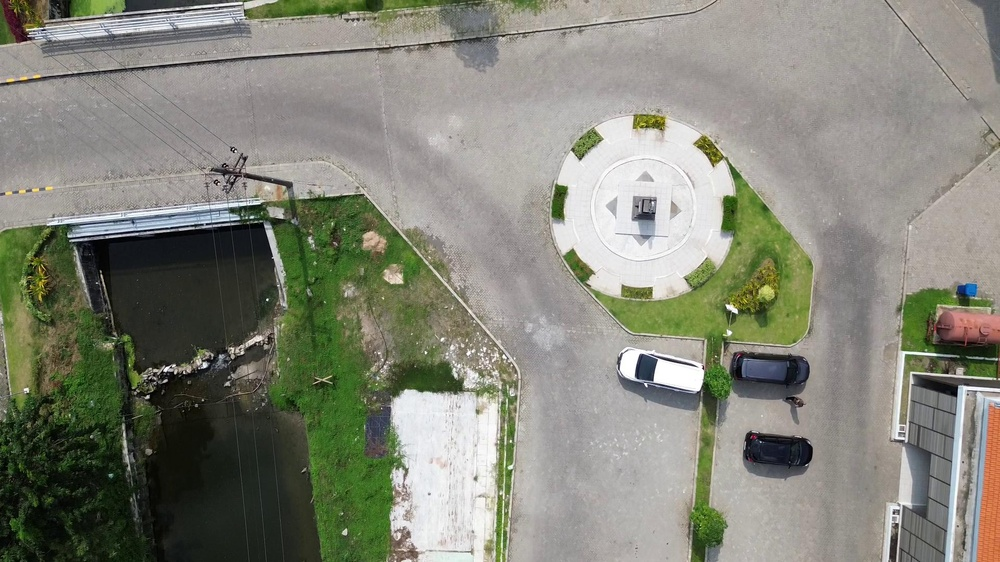
#> input picture featureMatching/image1.jpg, 1000 x 562 px, shrunk from 1920 x 1080 before the run, found by its file name
$ python sift.py
#> lines starting #> are read from the running program, lines starting #| are printed output that depends on the picture
import cv2
import os

def visualize_matches(image_path1, image_path2, output_dir="featureMatching/sift"):
    # Read images
#> called with image_path1 = 'featureMatching/image1.jpg', image_path2 = 'featureMatching/image2.jpg', output_dir = 'featureMatching/sift'
    img1 = cv2.imread(image_path1)
#> img1 is the input picture: shape (562, 1000, 3); mean B, G, R 120.8, 133.6, 132.3
    img2 = cv2.imread(image_path2)
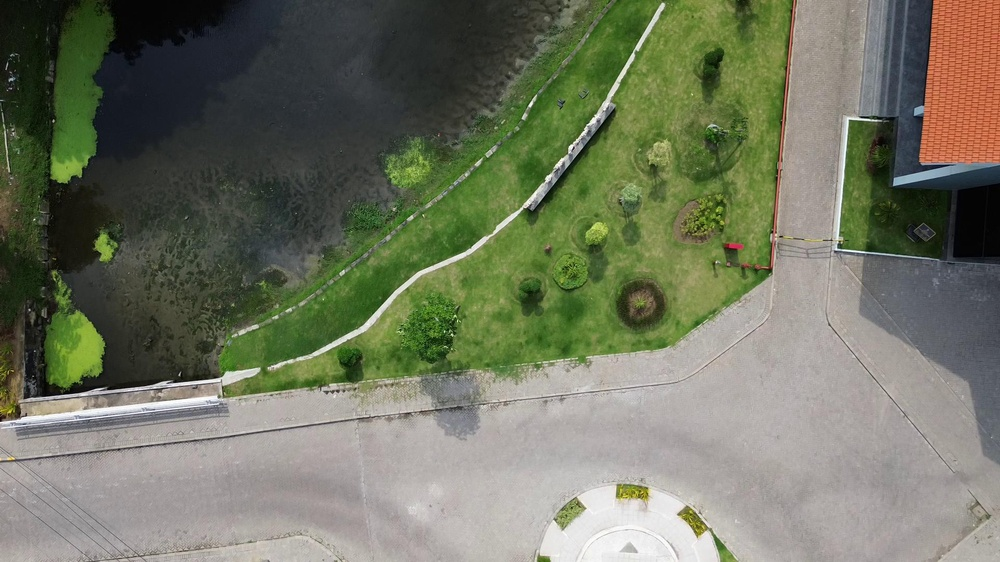
#> input picture featureMatching/image2.jpg, 1000 x 562 px, shrunk from 1920 x 1080 before the run, found by its file name
#> img2 is the input picture: shape (562, 1000, 3); mean B, G, R 96.9, 117.3, 112.9

    if img1 is None or img2 is None:
        print("Failed to read one or both images.")
        return

    # Initialize SIFT detector
    sift = cv2.SIFT_create()

    # Detect keypoints and descriptors
    kp1, des1 = sift.detectAndCompute(img1, None)
#> kp1 = 2191 keypoints; strongest (x, y, size): (148, 397, 2.5), (205, 365, 3.6), (646, 384, 2), (252, 217, 2.2)
    kp2, des2 = sift.detectAndCompute(img2, None)
#> kp2 = 1802 keypoints; strongest (x, y, size): (571, 147, 2.8), (26, 415, 1.9), (338, 391, 2.2), (548, 178, 3.9)

    print(f"Total features in {os.path.basename(image_path1)}: {len(kp1)}")
#| Total features in image1.jpg: 2191
    print(f"Total features in {os.path.basename(image_path2)}: {len(kp2)}")
#| Total features in image2.jpg: 1802

    # BFMatcher with L2 norm
    bf = cv2.BFMatcher(cv2.NORM_L2, crossCheck=True)
    matches = bf.match(des1, des2)
#> matches = 564 matches
    matches = sorted(matches, key=lambda x: x.distance)
    print(f"Number of matches: {len(matches)}")
#| Number of matches: 564

    # Draw top N matches (e.g., 50)
    top_matches = matches[:50]
#> top_matches = 50 matches
    img_matches = cv2.drawMatches(img1, kp1, img2, kp2, top_matches, None, flags=cv2.DrawMatchesFlags_NOT_DRAW_SINGLE_POINTS)
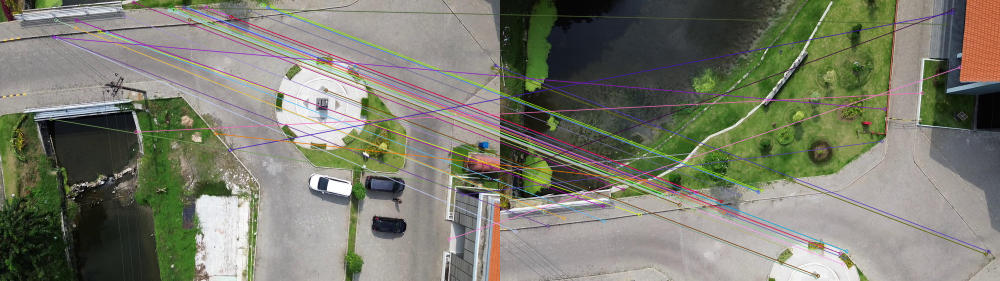
#> img_matches: shape (562, 2000, 3) (shown at 1/2 size); mean B, G, R 110, 124.7, 123.6

    # Create output directory
    os.makedirs(output_dir, exist_ok=True)

    # Save the visualization
    base1 = os.path.splitext(os.path.basename(image_path1))[0]
    base2 = os.path.splitext(os.path.basename(image_path2))[0]
    output_path = os.path.join(output_dir, f"matches_{base1}_{base2}.jpg")
    cv2.imwrite(output_path, img_matches)
    print(f"Match visualization saved at: {output_path}")

    # Optional: show the image
    cv2.imshow("Feature Matches", img_matches)
    cv2.waitKey(0)
    cv2.destroyAllWindows()

# === Example Usage ===
visualize_matches(
    "featureMatching/image1.jpg",
    "featureMatching/image2.jpg"
)
